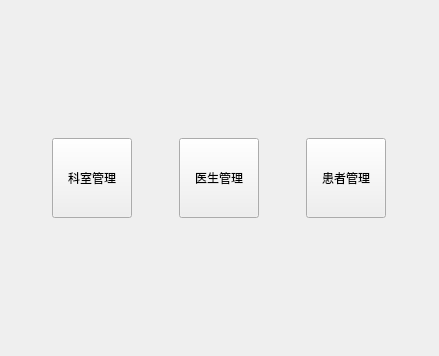
<?xml version="1.0" encoding="UTF-8"?>
<ui version="4.0">
 <class>welcomeview</class>
 <widget class="QWidget" name="welcomeview">
  <property name="geometry">
   <rect>
    <x>0</x>
    <y>0</y>
    <width>439</width>
    <height>356</height>
   </rect>
  </property>
  <property name="baseSize">
   <size>
    <width>717</width>
    <height>434</height>
   </size>
  </property>
  <property name="windowTitle">
   <string>欢迎</string>
  </property>
  <layout class="QVBoxLayout" name="verticalLayout">
   <item>
    <spacer name="verticalSpacer">
     <property name="orientation">
      <enum>Qt::Orientation::Vertical</enum>
     </property>
     <property name="sizeHint" stdset="0">
      <size>
       <width>20</width>
       <height>144</height>
      </size>
     </property>
    </spacer>
   </item>
   <item>
    <layout class="QHBoxLayout" name="horizontalLayout">
     <item>
      <widget class="QPushButton" name="btpart">
       <property name="sizePolicy">
        <sizepolicy hsizetype="Fixed" vsizetype="Fixed">
         <horstretch>0</horstretch>
         <verstretch>0</verstretch>
        </sizepolicy>
       </property>
       <property name="minimumSize">
        <size>
         <width>80</width>
         <height>80</height>
        </size>
       </property>
       <property name="text">
        <string>科室管理</string>
       </property>
      </widget>
     </item>
     <item>
      <widget class="QPushButton" name="btdo">
       <property name="sizePolicy">
        <sizepolicy hsizetype="Fixed" vsizetype="Fixed">
         <horstretch>0</horstretch>
         <verstretch>0</verstretch>
        </sizepolicy>
       </property>
       <property name="minimumSize">
        <size>
         <width>80</width>
         <height>80</height>
        </size>
       </property>
       <property name="baseSize">
        <size>
         <width>0</width>
         <height>4</height>
        </size>
       </property>
       <property name="text">
        <string>医生管理</string>
       </property>
      </widget>
     </item>
     <item>
      <widget class="QPushButton" name="btpa">
       <property name="sizePolicy">
        <sizepolicy hsizetype="Fixed" vsizetype="Fixed">
         <horstretch>0</horstretch>
         <verstretch>0</verstretch>
        </sizepolicy>
       </property>
       <property name="minimumSize">
        <size>
         <width>80</width>
         <height>80</height>
        </size>
       </property>
       <property name="baseSize">
        <size>
         <width>0</width>
         <height>40</height>
        </size>
       </property>
       <property name="text">
        <string>患者管理</string>
       </property>
      </widget>
     </item>
    </layout>
   </item>
   <item>
    <spacer name="verticalSpacer_2">
     <property name="orientation">
      <enum>Qt::Orientation::Vertical</enum>
     </property>
     <property name="sizeHint" stdset="0">
      <size>
       <width>20</width>
       <height>144</height>
      </size>
     </property>
    </spacer>
   </item>
  </layout>
 </widget>
 <resources/>
 <connections/>
</ui>
